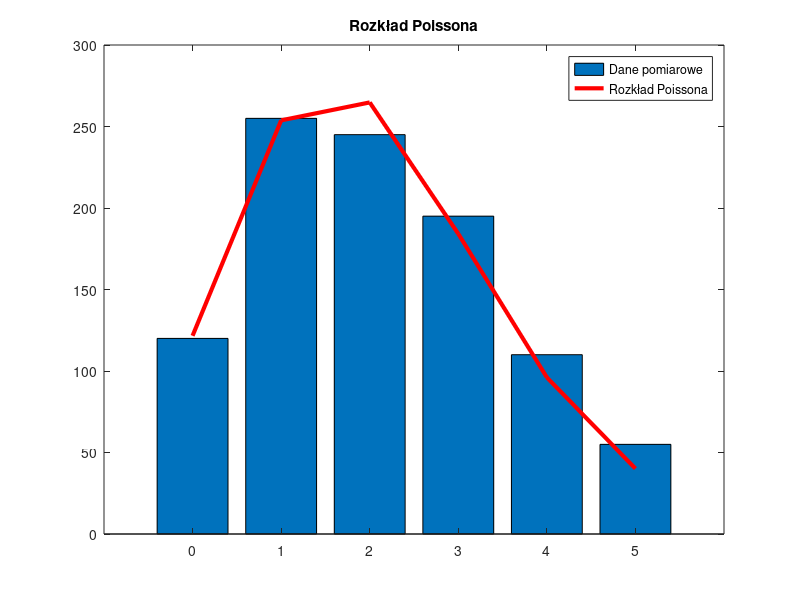

Here is the MATLAB script that generated this plot:
k=[0,1,2,3,4,5];
n_k=[120 255 245 195 110 55];


lambda = sum(n_k/sum(n_k).*k); 
f = @(k) (lambda.^k)*exp(-lambda)./ factorial(k);
suma = sum(n_k);
wartosc_oczekiwana=trapz(k,k.*f(k)) % wartosc oczekiwana
bar(k, n_k);
hold on;
plot(k, suma*f(k), 'r', 'Linewidth',3)
hold on;
title('Rozkład Poissona');
legend('Dane pomiarowe','Rozkład Poissona');

d = length(n_k) -1 ;
poisson = suma*f(k); 
stala1=n_k-poisson;
chi2 =sum(stala1.^2./poisson);
poziom_istotnosci_p = 0.05; 
critical_value0 = chi2inv(1 - poziom_istotnosci_p, d); 
if critical_value0 > chi2 
    disp('Na poziomie istotności 0.05 możemy przyjąć hipoteze że dane są opisane rozkładem Poissona.');
end
